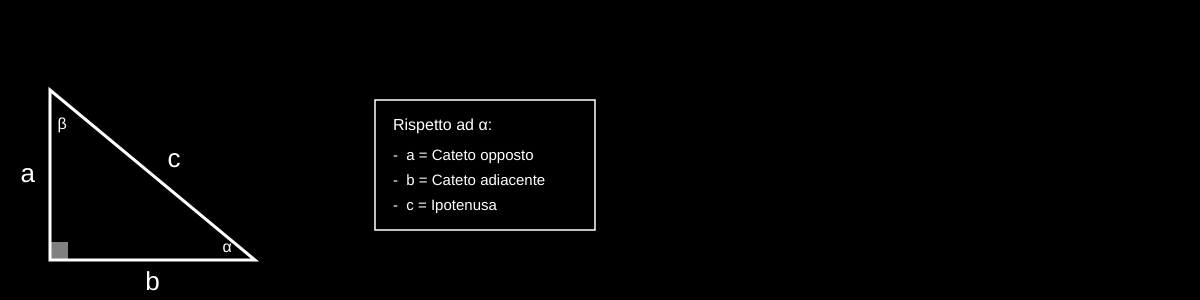
Frame 1 (no input)
Frame 60 (no input): identical to frame 1, image omitted
Frame 120 (the mouse pressed at the canvas centre since frame 60): identical to frame 1, image omitted

The p5.js sketch that drew this single still picture (run headless with seeded random() and noise() and a simulated clock; from frame 60 on, the mouse is pressed at the canvas centre):

// p5.js sketch
// ── sketch.js
// --- DIMENSIONI FISSE DEL DISEGNO ---
const LARGHEZZA_TRIANGOLO = 205;
const SPAZIO_INTERMEDIO = 120; 
const LARGHEZZA_LEGENDA = 220;

function setup() {
  let larghezzaCanvas = document.body.clientWidth || window.innerWidth;
  // MODIFICATO: Ridotta ulteriormente l'altezza a 300px perché il triangolo è più in alto
  createCanvas(larghezzaCanvas, 300); 
}

function windowResized() {
  let larghezzaCanvas = document.body.clientWidth || window.innerWidth;
  resizeCanvas(larghezzaCanvas, 300);
}

function draw() {
  background(0); // Sfondo nero fisso puro
  textFont('Helvetica');

  // --- PUNTO DI PARTENZA FISSO A SINISTRA ---
  let inizioDisegnoX = 50; 

  // --- COORDINATE DEGLI ELEMENTI ---
  
  // --- 1. TRIANGOLO (Spostato ulteriormente in su di 40px per un allineamento perfetto) ---
  let xA = inizioDisegnoX; 
  let yA = 260;                      // MODIFICATO: Alzata la base (era 300)
  let xB = xA + LARGHEZZA_TRIANGOLO; 
  let yB = 260;                      // MODIFICATO: Alzata la base (era 300)
  let xC = xA; 
  let yC = 90;                       // MODIFICATO: Alzato il vertice alto (era 130)

  // --- Quadratino angolo retto ---
  noStroke();
  fill(128); 
  rect(xA, yA - 18, 18, 18); 

  // --- Disegno del triangolo ---
  stroke(255); 
  strokeWeight(3); 
  noFill();
  triangle(xA, yA, xB, yB, xC, yC);

  // --- Lettere sui lati ---
  noStroke();
  fill(255);
  textSize(26); 

  // Lato a (verticale)
  textAlign(RIGHT, CENTER);
  text("a", xA - 15, (yA + yC) / 2);

  // Lato b (orizzontale)
  textAlign(CENTER, TOP);
  text("b", (xA + xB) / 2, yA + 10);

  // Lato c (ipotenusa)
  textAlign(LEFT, CENTER);
  text("c", (xB + xC) / 2 + 15, (yB + yC) / 2 - 15);

  // --- Angoli greci (α e β) ---
  textSize(16); 

  // Angolo alpha (α)
  textAlign(CENTER, CENTER);
  text("α", xB - 28, yB - 12);

  // Angolo beta (β)
  textAlign(CENTER, CENTER);
  text("β", xC + 12, yC + 35);


  // --- 2. LEGENDA (Posizione ottimale invariata, ora il triangolo le è simmetrico) ---
  let boxX = xB + SPAZIO_INTERMEDIO; 
  let boxY = 100; // Calibrato l'inizio della legenda per centrarla col nuovo triangolo
  let boxW = LARGHEZZA_LEGENDA;
  let boxH = 130;

  // Bordo bianco del riquadro
  stroke(255);
  strokeWeight(1.5);
  noFill();
  rect(boxX, boxY, boxW, boxH);

  // Testo interno alla legenda
  noStroke();
  fill(255);
  
  textSize(16);
  textAlign(LEFT, TOP);
  text("Rispetto ad α:", boxX + 18, boxY + 18);

  textSize(15);
  text("-  a = Cateto opposto", boxX + 18, boxY + 48);
  text("-  b = Cateto adiacente", boxX + 18, boxY + 73);
  text("-  c = Ipotenusa", boxX + 18, boxY + 98);
}
